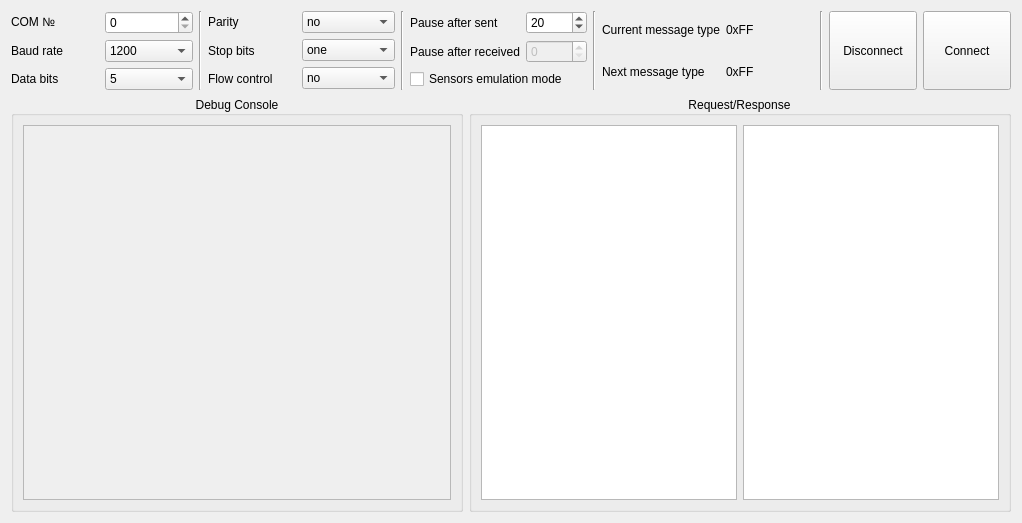
<?xml version="1.0" encoding="UTF-8"?>
<ui version="4.0">
 <class>Serial_Settings</class>
 <widget class="QWidget" name="Serial_Settings">
  <property name="geometry">
   <rect>
    <x>0</x>
    <y>0</y>
    <width>1022</width>
    <height>523</height>
   </rect>
  </property>
  <property name="windowTitle">
   <string>Form</string>
  </property>
  <layout class="QVBoxLayout" name="verticalLayout">
   <item>
    <layout class="QHBoxLayout" name="horizontalLayout_5">
     <item>
      <layout class="QVBoxLayout" name="verticalLayout_7">
       <item>
        <widget class="QLabel" name="label_12">
         <property name="text">
          <string>COM №</string>
         </property>
        </widget>
       </item>
       <item>
        <widget class="QLabel" name="label_13">
         <property name="text">
          <string>Baud rate</string>
         </property>
        </widget>
       </item>
       <item>
        <widget class="QLabel" name="label_22">
         <property name="text">
          <string>Data bits</string>
         </property>
        </widget>
       </item>
      </layout>
     </item>
     <item>
      <layout class="QVBoxLayout" name="verticalLayout_2">
       <item>
        <widget class="QSpinBox" name="spinBox_COM"/>
       </item>
       <item>
        <widget class="QComboBox" name="comboBox_BaudRate">
         <item>
          <property name="text">
           <string>1200</string>
          </property>
         </item>
         <item>
          <property name="text">
           <string>2400</string>
          </property>
         </item>
         <item>
          <property name="text">
           <string>4800</string>
          </property>
         </item>
         <item>
          <property name="text">
           <string>9600</string>
          </property>
         </item>
         <item>
          <property name="text">
           <string>19200</string>
          </property>
         </item>
         <item>
          <property name="text">
           <string>38400</string>
          </property>
         </item>
         <item>
          <property name="text">
           <string>57600</string>
          </property>
         </item>
         <item>
          <property name="text">
           <string>115200</string>
          </property>
         </item>
        </widget>
       </item>
       <item>
        <widget class="QComboBox" name="comboBox_DataBits">
         <item>
          <property name="text">
           <string>5</string>
          </property>
         </item>
         <item>
          <property name="text">
           <string>6</string>
          </property>
         </item>
         <item>
          <property name="text">
           <string>7</string>
          </property>
         </item>
         <item>
          <property name="text">
           <string>8</string>
          </property>
         </item>
        </widget>
       </item>
      </layout>
     </item>
     <item>
      <widget class="Line" name="line_4">
       <property name="orientation">
        <enum>Qt::Vertical</enum>
       </property>
      </widget>
     </item>
     <item>
      <layout class="QVBoxLayout" name="verticalLayout_8">
       <item>
        <widget class="QLabel" name="label_23">
         <property name="text">
          <string>Parity</string>
         </property>
        </widget>
       </item>
       <item>
        <widget class="QLabel" name="label_24">
         <property name="text">
          <string>Stop bits</string>
         </property>
        </widget>
       </item>
       <item>
        <widget class="QLabel" name="label_25">
         <property name="text">
          <string>Flow control</string>
         </property>
        </widget>
       </item>
      </layout>
     </item>
     <item>
      <layout class="QVBoxLayout" name="verticalLayout_10">
       <item>
        <widget class="QComboBox" name="comboBox_Parity">
         <item>
          <property name="text">
           <string>no</string>
          </property>
         </item>
         <item>
          <property name="text">
           <string>even</string>
          </property>
         </item>
         <item>
          <property name="text">
           <string>odd</string>
          </property>
         </item>
         <item>
          <property name="text">
           <string>space</string>
          </property>
         </item>
         <item>
          <property name="text">
           <string>mark</string>
          </property>
         </item>
        </widget>
       </item>
       <item>
        <widget class="QComboBox" name="comboBox_StopBits">
         <item>
          <property name="text">
           <string>one</string>
          </property>
         </item>
         <item>
          <property name="text">
           <string>oneandhalf</string>
          </property>
         </item>
         <item>
          <property name="text">
           <string>two</string>
          </property>
         </item>
        </widget>
       </item>
       <item>
        <widget class="QComboBox" name="comboBox_FlowControl">
         <item>
          <property name="text">
           <string>no</string>
          </property>
         </item>
         <item>
          <property name="text">
           <string>hardware</string>
          </property>
         </item>
         <item>
          <property name="text">
           <string>software</string>
          </property>
         </item>
        </widget>
       </item>
      </layout>
     </item>
     <item>
      <widget class="Line" name="line_3">
       <property name="orientation">
        <enum>Qt::Vertical</enum>
       </property>
      </widget>
     </item>
     <item>
      <layout class="QVBoxLayout" name="verticalLayout_12">
       <item>
        <layout class="QHBoxLayout" name="horizontalLayout_7">
         <item>
          <layout class="QVBoxLayout" name="verticalLayout_13">
           <item>
            <widget class="QLabel" name="label_31">
             <property name="text">
              <string>Pause after sent</string>
             </property>
            </widget>
           </item>
           <item>
            <widget class="QLabel" name="label_30">
             <property name="text">
              <string>Pause after received</string>
             </property>
            </widget>
           </item>
          </layout>
         </item>
         <item>
          <layout class="QVBoxLayout" name="verticalLayout_14">
           <item>
            <widget class="QSpinBox" name="spinBox_PauseAfterSent">
             <property name="maximum">
              <number>10000</number>
             </property>
             <property name="value">
              <number>20</number>
             </property>
            </widget>
           </item>
           <item>
            <widget class="QSpinBox" name="spinBox_PauseAfterReceived">
             <property name="enabled">
              <bool>false</bool>
             </property>
            </widget>
           </item>
          </layout>
         </item>
        </layout>
       </item>
       <item>
        <widget class="QCheckBox" name="checkBox">
         <property name="text">
          <string>Sensors emulation mode</string>
         </property>
        </widget>
       </item>
      </layout>
     </item>
     <item>
      <widget class="Line" name="line_2">
       <property name="orientation">
        <enum>Qt::Vertical</enum>
       </property>
      </widget>
     </item>
     <item>
      <layout class="QVBoxLayout" name="verticalLayout_15">
       <item>
        <widget class="QLabel" name="label_26">
         <property name="text">
          <string>Current message type</string>
         </property>
        </widget>
       </item>
       <item>
        <widget class="QLabel" name="label_27">
         <property name="text">
          <string>Next message type</string>
         </property>
        </widget>
       </item>
      </layout>
     </item>
     <item>
      <layout class="QVBoxLayout" name="verticalLayout_16">
       <item>
        <widget class="QLabel" name="label_current_message_type">
         <property name="text">
          <string>0xFF</string>
         </property>
        </widget>
       </item>
       <item>
        <widget class="QLabel" name="label_next_message_type">
         <property name="text">
          <string>0xFF</string>
         </property>
        </widget>
       </item>
      </layout>
     </item>
     <item>
      <widget class="Line" name="line">
       <property name="orientation">
        <enum>Qt::Vertical</enum>
       </property>
      </widget>
     </item>
     <item>
      <widget class="QPushButton" name="pushButton_Disconnect">
       <property name="sizePolicy">
        <sizepolicy hsizetype="Minimum" vsizetype="Minimum">
         <horstretch>0</horstretch>
         <verstretch>0</verstretch>
        </sizepolicy>
       </property>
       <property name="text">
        <string>Disconnect</string>
       </property>
      </widget>
     </item>
     <item>
      <widget class="QPushButton" name="pushButton_Connect">
       <property name="sizePolicy">
        <sizepolicy hsizetype="Minimum" vsizetype="Minimum">
         <horstretch>0</horstretch>
         <verstretch>0</verstretch>
        </sizepolicy>
       </property>
       <property name="text">
        <string>Connect</string>
       </property>
      </widget>
     </item>
    </layout>
   </item>
   <item>
    <layout class="QHBoxLayout" name="horizontalLayout_10">
     <item>
      <widget class="QGroupBox" name="groupBoxRequest">
       <property name="title">
        <string>Debug Console</string>
       </property>
       <property name="alignment">
        <set>Qt::AlignCenter</set>
       </property>
       <layout class="QVBoxLayout" name="verticalLayout_19">
        <item>
         <widget class="QScrollArea" name="scrollArea">
          <property name="widgetResizable">
           <bool>true</bool>
          </property>
          <widget class="QWidget" name="scrollAreaWidgetContents">
           <property name="geometry">
            <rect>
             <x>0</x>
             <y>0</y>
             <width>426</width>
             <height>356</height>
            </rect>
           </property>
          </widget>
         </widget>
        </item>
       </layout>
      </widget>
     </item>
     <item>
      <widget class="QGroupBox" name="groupBoxResponse">
       <property name="title">
        <string>Request/Response</string>
       </property>
       <property name="alignment">
        <set>Qt::AlignCenter</set>
       </property>
       <layout class="QVBoxLayout" name="verticalLayout_20">
        <item>
         <layout class="QHBoxLayout" name="horizontalLayout">
          <item>
           <widget class="QTableWidget" name="tableWidget"/>
          </item>
          <item>
           <widget class="QTableWidget" name="tableWidget_2"/>
          </item>
         </layout>
        </item>
       </layout>
      </widget>
     </item>
    </layout>
   </item>
  </layout>
 </widget>
 <resources/>
 <connections/>
</ui>
